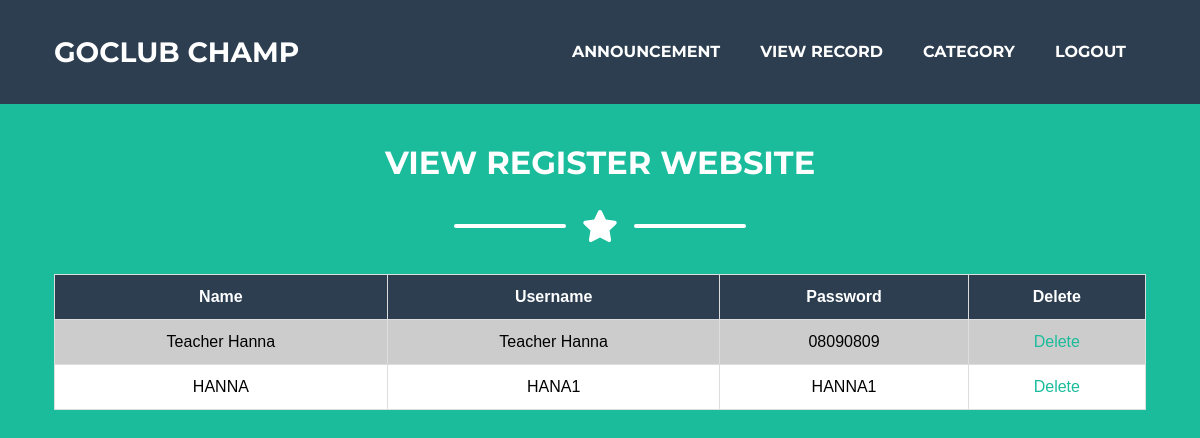
The app's page /adminpage.php with its own data.
### tables this page shows
CREATE TABLE `registerwebsite` (
  `id` int(11) NOT NULL,
  `name` varchar(50) NOT NULL,
  `username` varchar(50) NOT NULL,
  `password` varchar(50) NOT NULL
);

### adminpage.php (the view, shortened to what this page needs)
<!DOCTYPE html>
<html lang="en">
    <head>
        <link href="css/styles.css" rel="stylesheet" />
    </head>
	  <body id="page-top">
      <nav class="navbar navbar-expand-lg bg-secondary text-uppercase fixed-top" id="mainNav">
      <div class="container">
      <a class="navbar-brand js-scroll-trigger" href="#page-top">GOCLUB CHAMP</a>
      <div class="collapse navbar-collapse" id="navbarResponsive">
      <ul class="navbar-nav ml-auto">
      <li class="nav-item mx-0 mx-lg-1"><a class="nav-link py-3 px-0 px-lg-3 rounded js-scroll-trigger" href="adminannouncement.php">ANNOUNCEMENT</a></li>
      <li class="nav-item mx-0 mx-lg-1"><a class="nav-link py-3 px-0 px-lg-3 rounded js-scroll-trigger" href="adminpage.php">VIEW RECORD</a></li>
      <li class="nav-item mx-0 mx-lg-1"><a class="nav-link py-3 px-0 px-lg-3 rounded js-scroll-trigger" href="admincategory.php">CATEGORY</a></li>
	  <li class="nav-item mx-0 mx-lg-1"><a class="nav-link py-3 px-0 px-lg-3 rounded js-scroll-trigger" href="logout.php">LOGOUT</a></li>
      </ul>
      </div>
      </div>
      </nav>
         <div class="container"><br><br><br><br><br><br>
         <h2 class="page-section-heading text-center text-uppercase text-white">View Register Website</h2>
         <div class="divider-custom divider-light">
         <div class="divider-custom-line"></div>
         <div class="divider-custom-icon"><i class="fas fa-star"></i></div>
         <div class="divider-custom-line"></div>
         </div>
<?php
include 'dblink.php';
?>
<center>
<table>
  <tr>
    <th>Name</th>
    <th>Username</th>
	<th>Password</th>
	<th>Delete</th>
  </tr>
<?php
$count=1;
$sel_query="Select * from registerwebsite;";
$result = mysqli_query($conn,$sel_query);
while($row = mysqli_fetch_assoc($result)){ ?>
<tr>
<td align="center"><?php echo $row["name"]; ?></td>
<td align="center"><?php echo $row["username"]; ?></td>
<td align="center"><?php echo $row["password"]; ?></td>
<td align="center">
<a href="deletename.php?id=<?php echo $row["id"]; ?>" onclick="return confirm('Confirm delete this profile ?'); " >Delete</a>
</td>
</tr>
<?php $count++; } ?>
</table></div>
</body>
</html>

### adminpage.php (style rules this page uses)
body { background-color: #1abc9c; }
table { font-family: Arial, Helvetica, sans-serif; border-collapse: collapse; width: 100%; background-color: white; color:black; }
table td, table th { border: 1px solid #ddd; padding: 10px; }
table tr:nth-child(even) { background-color: #ccc; }
table th { padding-top: 10px; padding-bottom: 10px; text-align:center; background-color: #2c3e50; color: white; }

### records on screen
registerwebsite: name "Teacher Hanna", username "Teacher Hanna", password "08090809"
registerwebsite: name "HANNA", username "HANA1", password "HANNA1"
